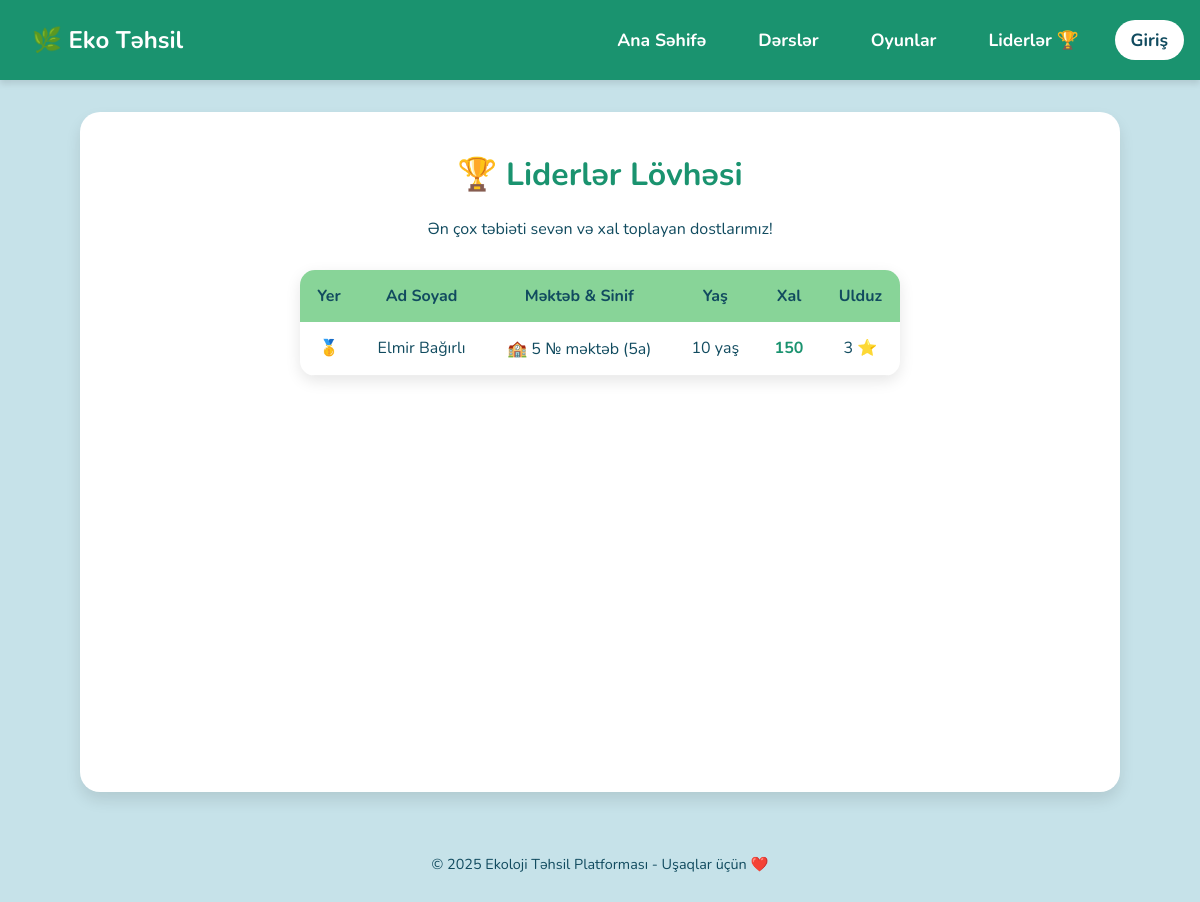
The app's page /leaderboard with its own data.
### models.py (models this page shows, shortened)
class User(UserMixin, db.Model):
    id = db.Column(db.Integer, primary_key=True)
    username = db.Column(db.String(80), unique=True, nullable=False)
    lastname = db.Column(db.String(80))
    school = db.Column(db.String(120))
    grade = db.Column(db.String(10)) # e.g. "5A"
    age = db.Column(db.Integer)
    password_hash = db.Column(db.String(128))
    role = db.Column(db.String(20), default='student') # student, admin
    score = db.Column(db.Integer, default=0)
    is_approved = db.Column(db.Boolean, default=False) # New approval field
    @property
    def stars(self):
        return self.score // 50
    progress = db.relationship('UserProgress', backref='user', lazy=True)
    badges = db.relationship('UserBadge', backref='user', lazy=True)

### app.py (the view)
@app.route('/leaderboard')
def leaderboard():
    users = User.query.filter(User.role != 'admin').order_by(User.score.desc()).limit(10).all()
    return render_template('leaderboard.html', users=users)

### templates/leaderboard.html
{% extends 'base.html' %}
{% block content %}
<div style="text-align: center; max-width: 600px; margin: 0 auto;">
    <h1>🏆 Liderlər Lövhəsi</h1>
    <p>Ən çox təbiəti sevən və xal toplayan dostlarımız!</p>
    <div
        style="background: white; border-radius: 15px; overflow: hidden; box-shadow: 0 5px 15px rgba(0,0,0,0.1); margin-top: 30px;">
        <table style="width: 100%; border-collapse: collapse;">
            <thead>
                <tr style="background-color: var(--primary-green); color: var(--ocean-blue);">
                    <th style="padding: 15px;">Yer</th>
                    <th style="padding: 15px;">Ad Soyad</th>
                    <th style="padding: 15px;">Məktəb & Sinif</th>
                    <th style="padding: 15px;">Yaş</th>
                    <th style="padding: 15px;">Xal</th>
                    <th style="padding: 15px;">Ulduz</th>
                </tr>
            </thead>
            <tbody>
                {% for u in users %}
                <tr style="border-bottom: 1px solid #eee;">
                    <td style="padding: 15px; font-weight: bold;">
                        {% if loop.index == 1 %}🥇{% elif loop.index == 2 %}🥈{% elif loop.index == 3 %}🥉{% else %}{{
                        loop.index }}{% endif %}
                    </td>
                    <td style="padding: 15px;">{{ u.username }} {{ u.lastname }}</td>
                    <td style="padding: 15px;">🏫 {{ u.school }} ({{ u.grade }})</td>
                    <td style="padding: 15px;">{{ u.age }} yaş</td>
                    <td style="padding: 15px; font-weight: bold; color: var(--dark-green);">{{ u.score }}</td>
                    <td style="padding: 15px;">{{ u.stars }} ⭐</td>
                </tr>
                {% endfor %}
            </tbody>
        </table>
    </div>
</div>
{% endblock %}

### static/css/style.css (style rules this page uses)
:root { --primary-green: #88D498; --dark-green: #1A936F; --sky-blue: #C6E2E9; --ocean-blue: #114B5F; --sunny-yellow: #F3E9D2; --alert-red: #FF6B6B; --font-main: 'Nunito', 'Segoe UI', 'Helvetica Neue', sans-serif; }
body { background-color: var(--sky-blue); font-family: var(--font-main); color: var(--ocean-blue); margin: 0; padding: 0; }
h1, h2, h3 { text-align: center; color: var(--dark-green); }

### records on screen
User: username "Elmir", lastname "Bağırlı", school "5 № məktəb", grade "5a", age "10", score "150", stars "3"
